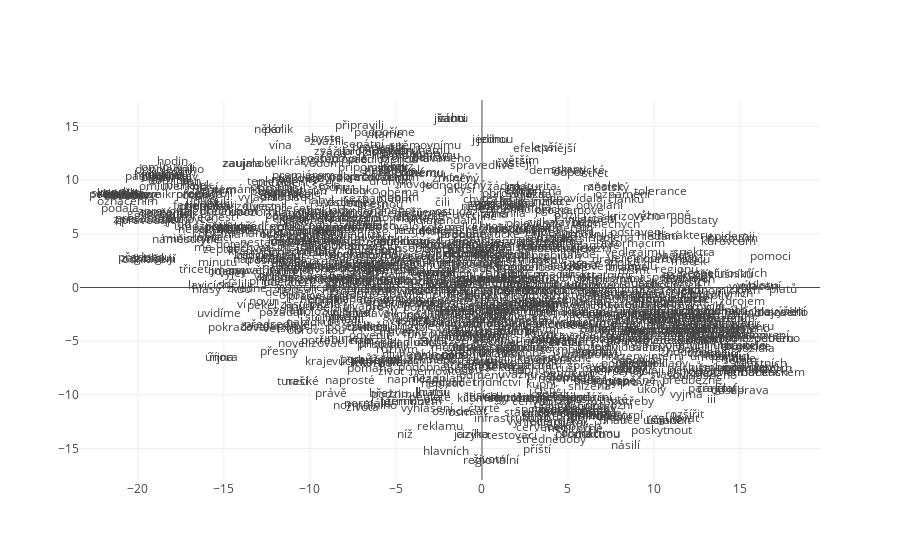

The notebook cell this image was saved under:
### Code cell
# Plot the TSNE
trace = go.Scatter(
    x = Y[:,0],
    y = Y[:,1],
    text = list(wanted_vocab),
    mode='text'
)

data = [trace]

# Plot and embed in ipython notebook!
iplot(data, filename='basic-scatter')

### Figure 1 — Plotly figure (JSON) as saved in the notebook; plotly's stock layout.template omitted (floating-point values rounded to 4 significant figures; data arrays with more than 128 entries replaced by an {"elided": "..."} marker saying what was removed)
{"data": [{"mode": "text", "text": {"elided": "1000 str values"}, "type": "scatter", "uid": "00a355c0-c38a-4c50-9c82-78ec581dbf57", "x": {"elided": "1000 float values"}, "y": {"elided": "1000 float values"}}], "layout": {}}
